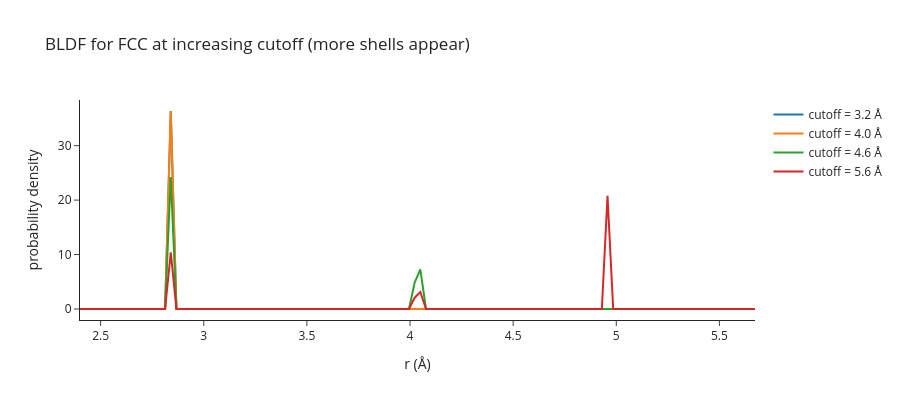

The notebook cell this image was saved under:
### Markdown cell above
## 2. Bond-length distribution

BLDF is just a histogram of distances in the neighbour list. With a small
cutoff you isolate the first shell; widen the cutoff to bring in the next
shell and watch new peaks appear.

### Code cell
fcc = make_crystal('fcc', lattice_constant=4.05, repetitions=(5,5,5))
fig = go.Figure()
for cut in [3.2, 4.0, 4.6, 5.6]:
    a = fcc.copy()
    pyscal.find_neighbors(a, method='cutoff', cutoff=cut)
    bldf, r = pyscal.bond_length_distribution(a, bins=120, rmin=2.4, rmax=5.7)
    fig.add_trace(go.Scatter(x=r, y=bldf, mode='lines', name=f'cutoff = {cut} \u00c5'))
fig.update_layout(xaxis_title='r (\u00c5)', yaxis_title='probability density',
                  title='BLDF for FCC at increasing cutoff (more shells appear)',
                  template='simple_white', height=400)
fig
